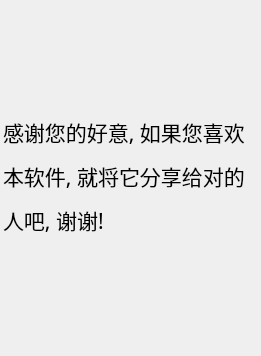
<?xml version="1.0" encoding="UTF-8"?>
<ui version="4.0">
 <class>DonateWindow</class>
 <widget class="QWidget" name="DonateWindow">
  <property name="geometry">
   <rect>
    <x>0</x>
    <y>0</y>
    <width>261</width>
    <height>356</height>
   </rect>
  </property>
  <property name="minimumSize">
   <size>
    <width>261</width>
    <height>356</height>
   </size>
  </property>
  <property name="maximumSize">
   <size>
    <width>261</width>
    <height>356</height>
   </size>
  </property>
  <property name="font">
   <font>
    <family>微软雅黑</family>
    <pointsize>10</pointsize>
   </font>
  </property>
  <property name="windowTitle">
   <string>捐赠</string>
  </property>
  <property name="windowIcon">
   <iconset>
    <normaloff>../img/all.ico</normaloff>../img/all.ico</iconset>
  </property>
  <widget class="QLabel" name="label">
   <property name="geometry">
    <rect>
     <x>3</x>
     <y>1</y>
     <width>251</width>
     <height>351</height>
    </rect>
   </property>
   <property name="text">
    <string>&lt;html&gt;&lt;head/&gt;&lt;body&gt;&lt;p&gt;&lt;span style=&quot; font-size:16pt;&quot;&gt;感谢您的好意, 如果您喜欢&lt;/span&gt;&lt;/p&gt;&lt;p&gt;&lt;span style=&quot; font-size:16pt;&quot;&gt;本软件, 就将它分享给对的&lt;/span&gt;&lt;/p&gt;&lt;p&gt;&lt;span style=&quot; font-size:16pt;&quot;&gt;人吧, 谢谢!&lt;/span&gt;&lt;/p&gt;&lt;/body&gt;&lt;/html&gt;</string>
   </property>
  </widget>
 </widget>
 <resources/>
 <connections/>
</ui>
